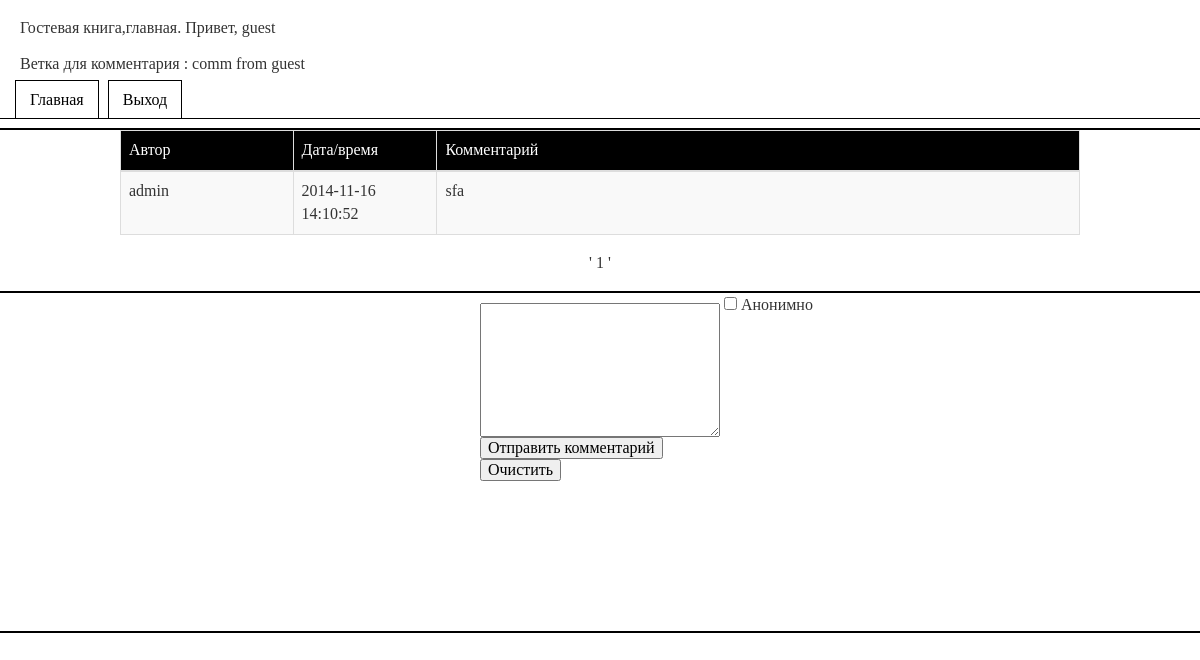
Page /php/CommBranch.php?comm_id=54 (signed in) on the committed database.
### tables this page shows
CREATE TABLE IF NOT EXISTS `users` (
  `user_id` int(11) NOT NULL AUTO_INCREMENT,
  `login` char(12) NOT NULL,
  `password` text NOT NULL,
  `admin` int(1) DEFAULT NULL,
  `blocked` int(1) DEFAULT NULL,
  PRIMARY KEY (`user_id`)
);

CREATE TABLE IF NOT EXISTS `comments` (
  `comm_id` int(11) NOT NULL AUTO_INCREMENT,
  `user_id` int(11) DEFAULT NULL,
  `ts` timestamp NOT NULL DEFAULT CURRENT_TIMESTAMP,
  `comment` text NOT NULL,
  PRIMARY KEY (`comm_id`)
);

CREATE TABLE IF NOT EXISTS `commbranch` (
  `comm_branch_id` int(11) NOT NULL AUTO_INCREMENT,
  `comm_id` int(11) NOT NULL,
  `user_id` int(11) NOT NULL,
  `ts` timestamp NOT NULL DEFAULT CURRENT_TIMESTAMP ON UPDATE CURRENT_TIMESTAMP,
  `comment` text NOT NULL,
  PRIMARY KEY (`comm_branch_id`)
);

### php/config.php (called while the page is built)
<?php
$comments_per_page = 3;
?>

### php/CommBranch.php (the view, shortened to what this page needs)
<?php
require 'config.php';
function get_name($id_user)
{
    $query = mysql_query("SELECT login FROM users
						 WHERE user_id = {$id_user};");
    if($query)
    {
        $result = mysql_fetch_row($query);
        return $result[0];
    }
    else
        return "{$id_user}"."Ошибка запроса к БД.(никнейм)";
}
function get_comments($first_limit,$comments_per_page)
{
    $query = "SELECT comm_branch_id,comm_id,user_id, ts, comment
          FROM commbranch
          WHERE comm_id = {$_GET['comm_id']}
		  ORDER BY comm_id DESC
		  LIMIT {$first_limit},{$comments_per_page};";
    $result = mysql_query($query);
    if($result)
        return $result;
    else
        echo("Ошибка запроса к БД(комментарии).");
}
function get_comment($comm_id)
{
    $query = "SELECT `comment`
              FROM `comments`
              WHERE `comm_id` = '$comm_id';";
    $result = mysql_query($query);
    if($result)
    {
        $comment = mysql_fetch_row($result);
        return $comment[0];
    }
    else
        echo ("Ошибка запроса к бд(получить единичный комментарий).");
}
function print_branch_query($arr)
{
    echo '<table id ="tablecomment" class="table table-striped table-hover table-bordered">';
		echo '<thead>';
			echo '<tr>';
				echo '<td><i class="icon-user icon-white"></i> Автор</td>';
				echo '<td><i class="icon-time icon-white"></i> Дата/время</td>';
				echo '<td><i class="icon-comment icon-white"></i> Комментарий</td>';
		echo '</tr>';
	echo '</thead>';
    while($row = mysql_fetch_array($arr))
    {
        echo '<tr>';
        echo "<td style='width:18%;'>".get_name($row[2])."</td>";
        echo "<td style='width:15%;'>{$row[3]}</td>";
        echo "<td>{$row[4]}</td>";
        echo '</tr>';
    }
    echo '</table>';
}
?>
<html>
<head>
    <link rel="stylesheet" href="css/bootstrap.min.css">
    <link rel="stylesheet" type="text/css" href="css/main.css">
</head>
<body>
<div id = "header">
    <p class=header>Гостевая книга,главная. Привет, <?php echo get_name($_SESSION['user_id']);?></p>
    <p class = header>Ветка для комментария : <?php echo get_comment($_GET['comm_id']); ?></p>
    <ul class="css-menu-2">
        <li><a href="Main.php">Главная</a></li>
        <li><a href="exit.php">Выход</a></li>
    </ul>
</div>
<div id = "body">
    <?php
    if(isset($_GET['page']))
    {
        $page = $_GET['page'];
        $_SESSION['page'] = $page;
    }
    else
        $page = 1;
    if($page == 1)
        $first_limit = 0 ;
    else
        $first_limit = $comments_per_page * ($page-1);
    $query = "SELECT COUNT(*)
              FROM commbranch
              WHERE comm_id = {$_SESSION['current_branch']}; ";
    $result = mysql_fetch_array(mysql_query($query));
    $count  = $result[0];
    $pages = ceil($count/$comments_per_page);
    print_branch_query(get_comments($first_limit,$comments_per_page));
    echo "<p id='spancomments'>";
    for($i = 0;$i < $pages;$i++)
    {
        $j = $i+1;
        if($j != $page)
            echo "<a id='spancomments' href='?page={$j}'><span>' {$j} ' </span></a>";
        else
            echo "' {$j} '";
    }
    echo "</p>";
    ?>
</div>
<div id = "bottom">
    <form action="AddCommentForComment.php" method="POST">
        <fieldset>
            <textarea id="comment" name="comment"
                      cols="65" rows="8"><?php if(isset($_GET['comment'])) echo $_GET['comment']; ?></textarea>
            <?php
            if($_SESSION['user_id'] != -1)
                echo '<input type="checkbox" name="Anonim" value="Anonim"> Анонимно ';
            ?>
        </fieldset>
        <fieldset id = "buttoncomment">
            <input type="submit" value="Отправить комментарий" />
            <input type="reset" value="Очистить" />
        </fieldset>
    </form>
</div>
</body>
</html>

### php/css/main.css (style rules this page uses)
html, body,div, span, applet, object, iframe, h1, h2, h3, h4, h5, h6, p, blockquote, pre, a, abbr, acronym, address, big, cite, code, del, dfn, em, img, ins, kbd, q, s, samp, small, strike, strong, sub, sup, tt, var, u, i, center, dl, dt, dd, ol, ul, li, fieldset, form, label, legend, article, aside, canvas, details, embed, figure, figcaption, footer, header, hgroup, menu, nav, output, ruby, section, summary, time, mark, audio, video { margin: 0; padding: 0; border: 0; font-size: 100%; font: inherit; vertical-align: baseline; }
body { line-height: 1; }
#header { height: 110px; width:100%; border-bottom: 2px solid #000000; }
#body { height: auto; width: 100%; border-bottom: 2px solid #000000; }
#bottom { height:340px; width:100%; border-bottom:2px solid #000000; }
#comment { width:20%; margin-top:10px; margin-left: 40%; }
#buttoncomment { margin-left:40%; width:20%; }
#tablecomment { width:80%; margin-left:10%; }
#tablecomment thead tr { background:#000; color: #fff; }
#spancomments { text-align:center; margin-bottom:20px; }
.header { margin-top:20px; margin-left:20px; }
ul.css-menu-2 { list-style: none; border-bottom: 1px #000000 solid; padding-top: 20px; padding-left:15px; padding-bottom: 10px; }
ul.css-menu-2 li { display: inline; margin-right: 5px }
ul.css-menu-2 li a { color: #000000; text-decoration: none; background: #ffffff; border: 1px #000000 solid; border-bottom: none; padding: 10px 14px }

### rows in the picture
users: login "guest"
comments: comment "comm from guest"
commbranch: user.login "admin", ts "2014-11-16 14:10:52", comment "sfa"

### other values in the picture
$j "1"
